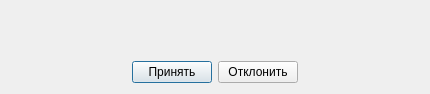
<?xml version="1.0" encoding="UTF-8"?>
<ui version="4.0">
 <class>DialogReciveFile</class>
 <widget class="QDialog" name="DialogReciveFile">
  <property name="geometry">
   <rect>
    <x>0</x>
    <y>0</y>
    <width>430</width>
    <height>94</height>
   </rect>
  </property>
  <property name="minimumSize">
   <size>
    <width>70</width>
    <height>70</height>
   </size>
  </property>
  <property name="windowTitle">
   <string>Принять файл</string>
  </property>
  <layout class="QVBoxLayout" name="verticalLayout">
   <item>
    <layout class="QHBoxLayout" name="horizontalLayout_2">
     <item>
      <widget class="QLabel" name="label">
       <property name="minimumSize">
        <size>
         <width>70</width>
         <height>70</height>
        </size>
       </property>
       <property name="maximumSize">
        <size>
         <width>70</width>
         <height>70</height>
        </size>
       </property>
       <property name="text">
        <string/>
       </property>
      </widget>
     </item>
     <item>
      <widget class="QLabel" name="labelMessage">
       <property name="maximumSize">
        <size>
         <width>465</width>
         <height>16777215</height>
        </size>
       </property>
       <property name="text">
        <string/>
       </property>
      </widget>
     </item>
    </layout>
   </item>
   <item>
    <layout class="QHBoxLayout" name="horizontalLayout">
     <item>
      <spacer name="horizontalSpacer">
       <property name="orientation">
        <enum>Qt::Horizontal</enum>
       </property>
       <property name="sizeHint" stdset="0">
        <size>
         <width>88</width>
         <height>20</height>
        </size>
       </property>
      </spacer>
     </item>
     <item>
      <widget class="QPushButton" name="pbRecive">
       <property name="text">
        <string>Принять</string>
       </property>
      </widget>
     </item>
     <item>
      <widget class="QPushButton" name="pbAbort">
       <property name="text">
        <string>Отклонить</string>
       </property>
      </widget>
     </item>
     <item>
      <spacer name="horizontalSpacer_2">
       <property name="orientation">
        <enum>Qt::Horizontal</enum>
       </property>
       <property name="sizeHint" stdset="0">
        <size>
         <width>88</width>
         <height>20</height>
        </size>
       </property>
      </spacer>
     </item>
    </layout>
   </item>
  </layout>
 </widget>
 <resources/>
 <connections/>
</ui>
